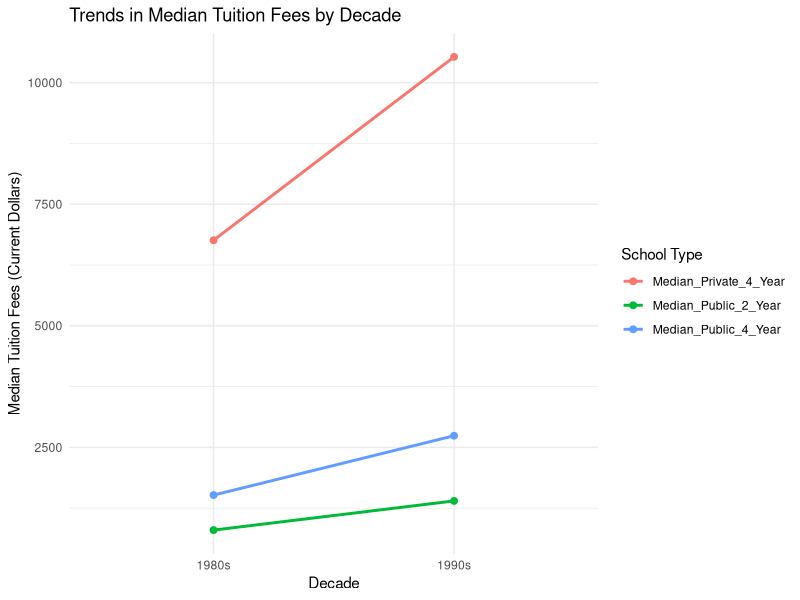
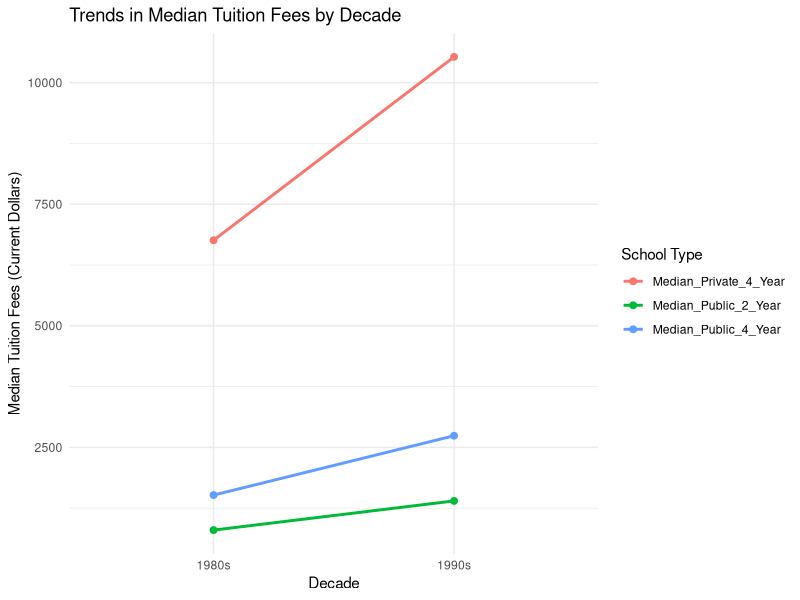

Write the R code that produced these figures, in order.
## ---- chunk 1
library(tidyverse)
library(readxl)
## ---- chunk 2
national <- read_xlsx("data/National+education+cost+data.xlsx", sheet = "TABLE CP-1") |> 
  slice(-1)

str(national)
## ---- chunk 3
 national <- national %>%
  rename(
    Year = `TABLE CP-1. Average Tuition and Fees (Unweighted) in Current Dollars and in 2023 Dollars, 1986-87 to 2023-24`,
    Public_2_Year = `...2`,
    Public_4_Year = `...3`,
    Private_4_Year = `...4`
  ) %>%
  select(Year, Public_2_Year, Public_4_Year, Private_4_Year) %>%
  filter(!is.na(Year)) %>%
  mutate(
    Year = as.numeric(substr(Year, 1, 2)) + 1900,  # Convert Year to numeric
    Decade = cut(Year, breaks = c(1980, 1990, 2000, 2010, 2020, 2030), labels = c("1980s", "1990s", "2000s", "2010s", "2020s")),
    Public_2_Year = as.numeric(gsub("[$,]", "", Public_2_Year)),
    Public_4_Year = as.numeric(gsub("[$,]", "", Public_4_Year)),
    Private_4_Year = as.numeric(gsub("[$,]", "", Private_4_Year))
  ) %>%
  drop_na()

# Inspect the cleaned data
print(data)

## ---- chunk 4
# Group by decade and calculate median tuition fees
data_grouped <- national %>%
  group_by(Decade) %>%
  summarize(
    Median_Public_2_Year = median(Public_2_Year),
    Median_Public_4_Year = median(Public_4_Year),
    Median_Private_4_Year = median(Private_4_Year)
  )

# Convert data to long format for ggplot
data_long <- data_grouped %>%
  pivot_longer(cols = c(Median_Public_2_Year, Median_Public_4_Year, Median_Private_4_Year),
               names_to = "School_Type", values_to = "Tuition")

# Convert Decade to factor for proper ordering
data_long$Decade <- factor(data_long$Decade, levels = c("1980s", "1990s", "2000s", "2010s", "2020s"))

# Inspect the grouped data
print(data_grouped)
print(data_long)

## ---- chunk 5
# Plot the trends
ggplot(data_long, aes(x = Decade, y = Tuition, color = School_Type, group = School_Type)) +
  geom_line(size = 1) +
  geom_point(size = 2) +
  labs(title = "Trends in Median Tuition Fees by Decade",
       x = "Decade",
       y = "Median Tuition Fees (Current Dollars)",
       color = "School Type") +
  theme_minimal()

# Save the plot
ggsave("trends_in_median_tuition_fees.png")

